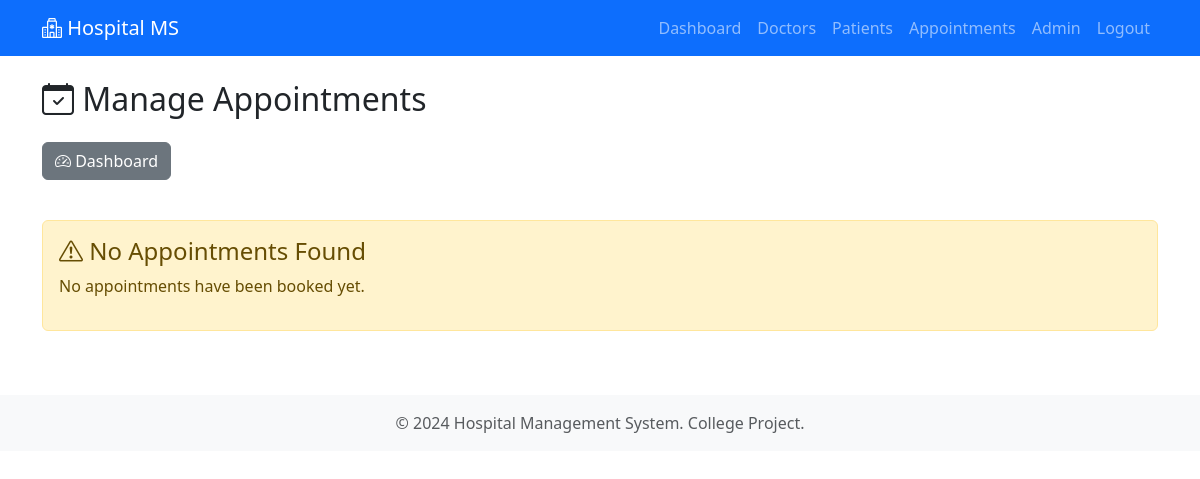
The page /admin/appointments (signed in) on the database as committed earlier.
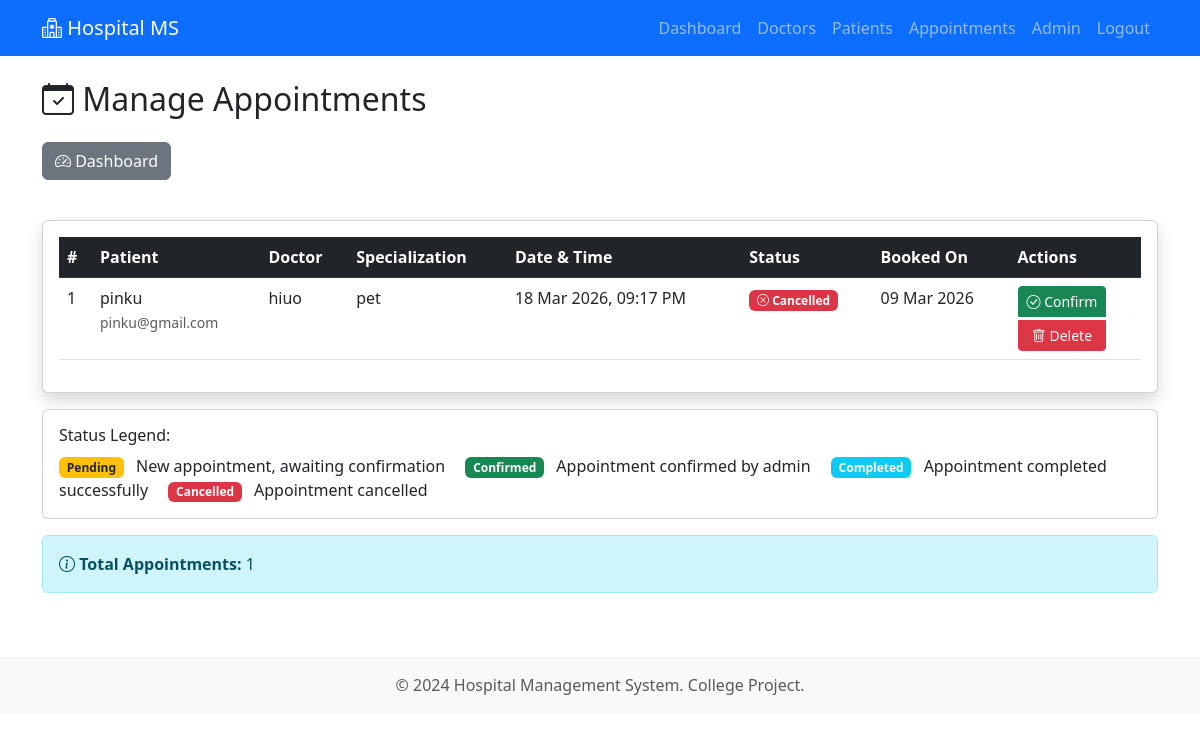
The same page on the database as committed later.
### models.py (models this page shows, shortened)
class Appointment(db.Model):
    __tablename__ = 'appointments'
    id = db.Column(db.Integer, primary_key=True)
    user_id = db.Column(db.Integer, db.ForeignKey('users.id'), nullable=False)
    doctor_id = db.Column(db.Integer, db.ForeignKey('doctors.id'), nullable=False)
    date = db.Column(db.DateTime, nullable=False)
    status = db.Column(db.String(20), nullable=False, default='pending')  # 'pending', 'confirmed', 'completed', 'cancelled'
    created_at = db.Column(db.DateTime, default=datetime.utcnow)

class User(UserMixin, db.Model):
    __tablename__ = 'users'
    id = db.Column(db.Integer, primary_key=True)
    name = db.Column(db.String(100), nullable=False)
    email = db.Column(db.String(120), unique=True, nullable=False)
    password_hash = db.Column(db.String(255), nullable=False)
    role = db.Column(db.String(20), nullable=False, default='user')  # 'user' or 'admin'
    created_at = db.Column(db.DateTime, default=datetime.utcnow)
    appointments = db.relationship('Appointment', backref='patient', lazy=True, cascade='all, delete-orphan')
    @property
    def is_admin(self):
        return self.role == 'admin'

class Doctor(db.Model):
    __tablename__ = 'doctors'
    id = db.Column(db.Integer, primary_key=True)
    name = db.Column(db.String(100), nullable=False)
    specialization = db.Column(db.String(100), nullable=False)
    created_at = db.Column(db.DateTime, default=datetime.utcnow)
    appointments = db.relationship('Appointment', backref='doctor', lazy=True, cascade='all, delete-orphan')

### admin.py (the view)
@admin_bp.route('/appointments')
@login_required
@admin_required
def appointments():
    all_appointments = Appointment.query.order_by(Appointment.date.desc()).all()
    return render_template('admin/appointments.html', appointments=all_appointments)

### admin.py (called while the page is built)
def admin_required(f):
    @wraps(f)
    def decorated_function(*args, **kwargs):
        if not current_user.is_admin:
            flash('Access denied. Admin privileges required.', 'danger')
            return redirect(url_for('user.dashboard'))
        return f(*args, **kwargs)
    return decorated_function

### app.py (called while the page is built)
@login_manager.user_loader
def load_user(user_id):
    return User.query.get(int(user_id))

### templates/admin/appointments.html (shortened to what the changed rows need)
{% extends "base.html" %}
{% block content %}
<div class="row">
    <div class="col-md-12">
        <h2 class="mb-4">
            <i class="bi bi-calendar-check"></i> Manage Appointments
        </h2>
    </div>
</div>
<div class="row mt-4">
    <div class="col-md-12">
        {% if appointments %}
            <div class="card shadow">
                <div class="card-body">
                    <div class="table-responsive">
                        <table class="table table-hover">
                            <thead class="table-dark">
                                <tr>
                                    <th>#</th>
                                    <th>Patient</th>
                                    <th>Doctor</th>
                                    <th>Specialization</th>
                                    <th>Date & Time</th>
                                    <th>Status</th>
                                    <th>Booked On</th>
                                    <th>Actions</th>
                                </tr>
                            </thead>
                            <tbody>
                                {% for apt in appointments %}
                                <tr>
                                    <td>{{ apt.id }}</td>
                                    <td>{{ apt.patient.name }}<br><small class="text-muted">{{ apt.patient.email }}</small></td>
                                    <td>{{ apt.doctor.name }}</td>
                                    <td>{{ apt.doctor.specialization }}</td>
                                    <td>{{ apt.date.strftime('%d %b %Y, %I:%M %p') }}</td>
                                    <td>
                                        {% if apt.status == 'pending' %}
                                            <span class="badge bg-warning text-dark">
                                                <i class="bi bi-clock"></i> Pending
                                            </span>
                                        {% elif apt.status == 'confirmed' %}
                                            <span class="badge bg-success">
                                                <i class="bi bi-check-circle"></i> Confirmed
                                            </span>
                                        {% elif apt.status == 'completed' %}
                                            <span class="badge bg-info">
                                                <i class="bi bi-check-all"></i> Completed
                                            </span>
                                        {% elif apt.status == 'cancelled' %}
                                            <span class="badge bg-danger">
                                                <i class="bi bi-x-circle"></i> Cancelled
                                            </span>
                                        {% endif %}
                                    </td>
                                    <td>{{ apt.created_at.strftime('%d %b %Y') }}</td>
                                    <td>
                                        <div class="btn-group-vertical" role="group">
                                            {% if apt.status != 'confirmed' %}
                                                <a href="{{ url_for('admin.update_appointment_status', appointment_id=apt.id, status='confirmed') }}"
                                                   class="btn btn-sm btn-success mb-1">
                                                    <i class="bi bi-check-circle"></i> Confirm
                                                </a>
                                            {% endif %}
                                            <a href="{{ url_for('admin.delete_appointment', appointment_id=apt.id) }}"
                                               class="btn btn-sm btn-danger"
                                               onclick="return confirm('Are you sure you want to delete this appointment?')">
                                                <i class="bi bi-trash"></i> Delete
                                            </a>
                                        </div>
                                    </td>
                                </tr>
                                {% endfor %}
                            </tbody>
                        </table>
                    </div>
                </div>
            </div>
            <div class="card mt-3">
                <div class="card-body">
                    <h6>Status Legend:</h6>
                    <span class="badge bg-warning text-dark me-2">Pending</span> New appointment, awaiting confirmation
                    <span class="badge bg-success me-2 ms-3">Confirmed</span> Appointment confirmed by admin
                    <span class="badge bg-info me-2 ms-3">Completed</span> Appointment completed successfully
                    <span class="badge bg-danger me-2 ms-3">Cancelled</span> Appointment cancelled
                </div>
            </div>
            <div class="alert alert-info mt-3">
                <i class="bi bi-info-circle"></i> <strong>Total Appointments:</strong> {{ appointments|length }}
            </div>
        {% else %}
            <div class="alert alert-warning">
                <h4><i class="bi bi-exclamation-triangle"></i> No Appointments Found</h4>
                <p>No appointments have been booked yet.</p>
            </div>
        {% endif %}
    </div>
</div>
{% endblock %}

Rows that differ between the two databases and show on the page:
added Appointment: id "1", patient.name "pinku", patient.email "pinku@gmail.com", doctor.name "hiuo", doctor.specialization "pet", date "18 Mar 2026, 09:17 PM", status "cancelled" (drawn), created_at "09 Mar 2026"
Other text that changed with them:
{{ appointments|length }}: (not shown) → "1"
text no longer shown: "No Appointments Found No appointments have been booked yet."
text now shown: "# Patient Doctor Specialization Date & Time Status Booked On Actions Status Legend: Pending New appointment, awaiting confirmation Confirmed Appointment confirmed by admin Completed Appointment completed successfully Cancelled Appointment cancelled Total Appointments:"
